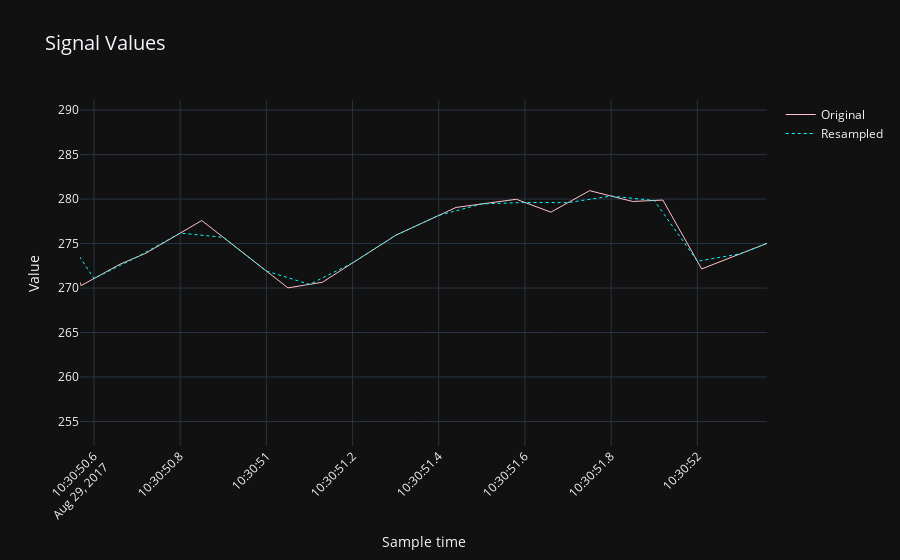

Write notebook code for a chart like this one.
### Markdown cell above
**Step 2.3: Synchronize Signal X with Signal U, store it in variable `sx_resampled`. I.e., if `su_resampled` is sampled at time moments t0, t1, …, tN, then resample Signal X at the same time moments: t0, t1, …, tN. This may involve several steps, 
depending on what functions/libraries you use.**

Hint: see `07-2-Resampling.ipynb` example notebook on Blackboard ().

Hint: your resulting `sx_resampled` should be 10Hz signal, not 100Hz.

### Code cell
# Your code here
interpolation_fn = interp1d(signal_X_converted["time"].apply(datetime.timestamp), signal_X_converted["value"])
new_values = interpolation_fn(su_resampled["time"].apply(datetime.timestamp))

# Plotting the graph
plot_signals(sx_resampled, signal_X_converted)

sx_resampled = pd.DataFrame({"value": new_values, "time": su_resampled["time"]})

### Figure 1 — Plotly figure (JSON) as saved in the notebook; plotly's stock layout.template omitted (floating-point values rounded to 4 significant figures; data arrays with more than 128 entries replaced by an {"elided": "..."} marker saying what was removed)
{"data": [{"line": {"color": "pink", "dash": "solid", "width": 1}, "name": "Original", "type": "scatter", "x": {"elided": "810 str values"}, "y": {"elided": "810 float values"}}, {"line": {"color": "cyan", "dash": "dot", "width": 1}, "name": "Resampled", "type": "scatter", "x": {"elided": "1000 str values"}, "y": {"elided": "1000 float values"}}], "layout": {"autosize": true, "title": {"font": {"size": 20}, "text": "Signal Values"}, "xaxis": {"autorange": false, "range": ["2017-08-29 10:30:50.5675", "2017-08-29 10:30:52.1616"], "tickangle": -45, "title": {"text": "Sample time"}, "type": "date"}, "yaxis": {"autorange": false, "range": [252.2, 291.1], "title": {"text": "Value"}, "type": "linear"}}}
